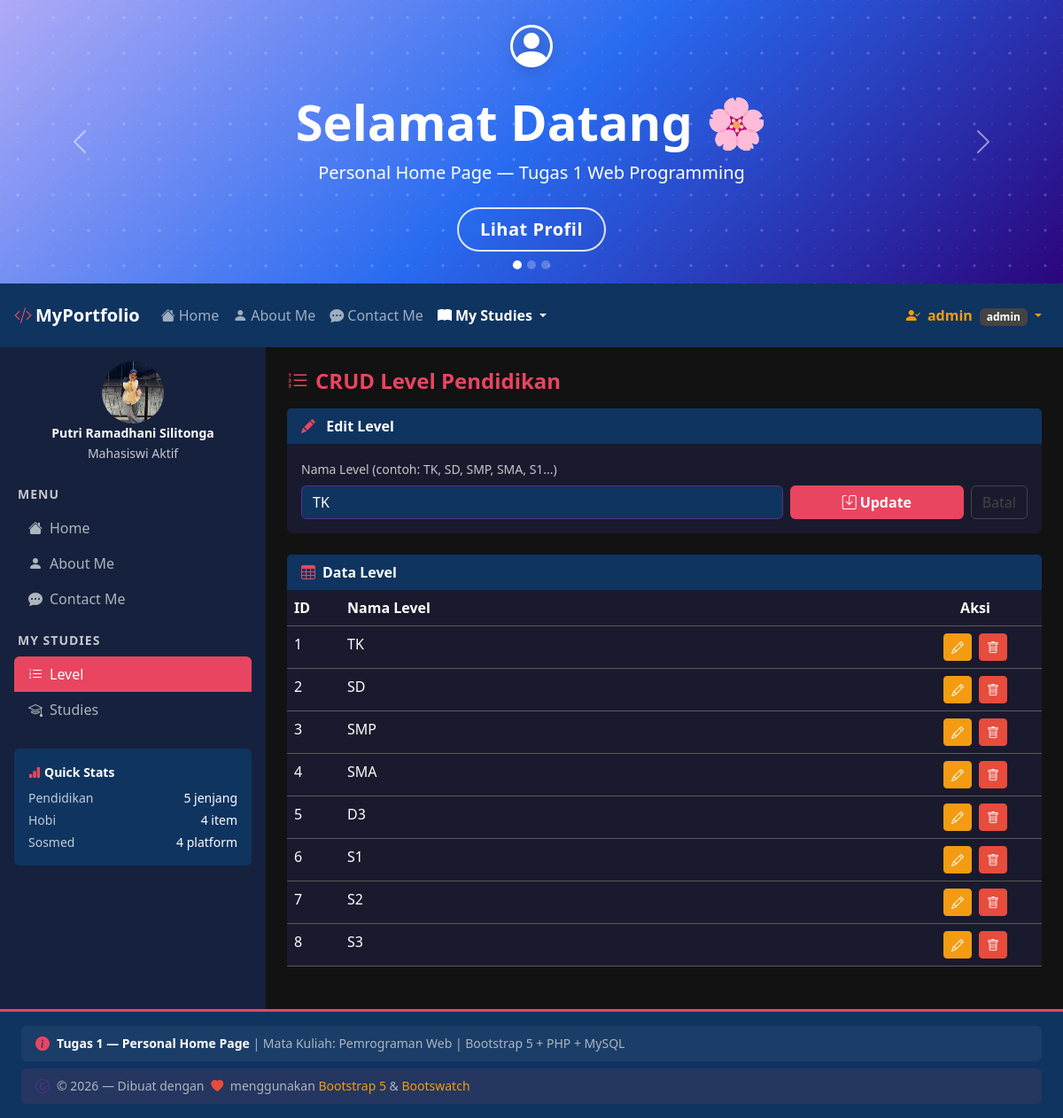
/index.php?page=level&edit=1 (signed in), run on the app's committed database.
### tables this page shows
CREATE TABLE IF NOT EXISTS level (
    id INT AUTO_INCREMENT PRIMARY KEY,
    nama VARCHAR(100) NOT NULL
);

### pages/level.php (the view, shortened to what this page needs)
<?php
$editData = null;
if (isset($_GET['edit']) && intval($_GET['edit']) > 0) {
    $editId = intval($_GET['edit']);
    $res = $conn->query("SELECT * FROM level WHERE id=$editId");
    $editData = $res->fetch_assoc();
}
$levels = $conn->query("SELECT * FROM level ORDER BY id ASC");
?>
<div class="mb-4">
    <h4 class="fw-bold mb-3" style="color:#e94560;">
        <i class="bi bi-list-ol me-2"></i>CRUD Level Pendidikan
    </h4>
    <div class="card border-0 mb-4" style="background:#1a1a2e; color:#fff;">
        <div class="card-header border-0 fw-bold" style="background:#0f3460; color:#fff;">
            <i class="bi bi-<?= $editData ? 'pencil' : 'plus-circle' ?>-fill me-2" style="color:#e94560;"></i>
            <?= $editData ? 'Edit Level' : 'Tambah Level Baru' ?>
        </div>
        <div class="card-body">
            <form method="POST" action="index.php?page=level" class="row g-2 align-items-end">
                <div class="col-md-8">
                    <label class="form-label small text-muted">Nama Level (contoh: TK, SD, SMP, SMA, S1...)</label>
                    <input type="text" name="nama" class="form-control"
                           style="background:#0f3460;border-color:#533483;color:#fff;"
                           value="<?= htmlspecialchars($editData['nama'] ?? '') ?>"
                           placeholder="Masukkan nama level" required>
                </div>
                <div class="col-md-4 d-flex gap-2">
                    <button type="submit" class="btn flex-fill fw-bold" style="background:#e94560;color:#fff;border:none;">
                        <i class="bi bi-save me-1"></i><?= $editData ? 'Update' : 'Simpan' ?>
                    </button>
                    <?php if ($editData): ?>
                    <a href="index.php?page=level" class="btn btn-outline-secondary">Batal</a>
                    <?php endif; ?>
                </div>
            </form>
        </div>
    </div>
    <div class="card border-0" style="background:#1a1a2e; color:#fff;">
        <div class="card-header border-0 fw-bold" style="background:#0f3460; color:#fff;">
            <i class="bi bi-table me-2" style="color:#e94560;"></i>Data Level
        </div>
        <div class="card-body p-0">
            <div class="table-responsive">
                <table class="table table-dark table-hover mb-0">
                    <thead style="background:#533483;">
                        <tr>
                            <th width="60">ID</th>
                            <th>Nama Level</th>
                            <th width="150" class="text-center">Aksi</th>
                        </tr>
                    </thead>
                    <tbody>
                    <?php if ($levels->num_rows > 0):
                        while ($row = $levels->fetch_assoc()): ?>
                        <tr>
                            <td><?= $row['id'] ?></td>
                            <td><?= htmlspecialchars($row['nama']) ?></td>
                            <td class="text-center">
                                <a href="index.php?page=level&edit=<?= $row['id'] ?>"
                                   class="btn btn-sm btn-warning me-1"><i class="bi bi-pencil"></i></a>
                                <a href="index.php?page=level&delete=<?= $row['id'] ?>"
                                   class="btn btn-sm btn-danger"
                                   onclick="return confirm('Hapus level ini?')"><i class="bi bi-trash"></i></a>
                            </td>
                        </tr>
                    <?php endwhile; else: ?>
                        <tr><td colspan="3" class="text-center text-muted py-4">Belum ada data level.</td></tr>
                    <?php endif; ?>
                    </tbody>
                </table>
            </div>
        </div>
    </div>
</div>

### index.php (style rules this page uses)
body { background-color: #121212; font-family: 'Segoe UI', sans-serif; }
.table-dark { --bs-table-bg: #1a1a2e; --bs-table-hover-bg: rgba(233,69,96,0.1); }

### data on the page
level: nama "TK", id "1"
level: id "2", nama "SD"
level: id "3", nama "SMP"
level: id "4", nama "SMA"
level: id "5", nama "D3"
level: id "6", nama "S1"
level: id "7", nama "S2"
level: id "8", nama "S3"

### other printed values
$_SESSION['username'] "admin"
$_SESSION['role'] "admin"
